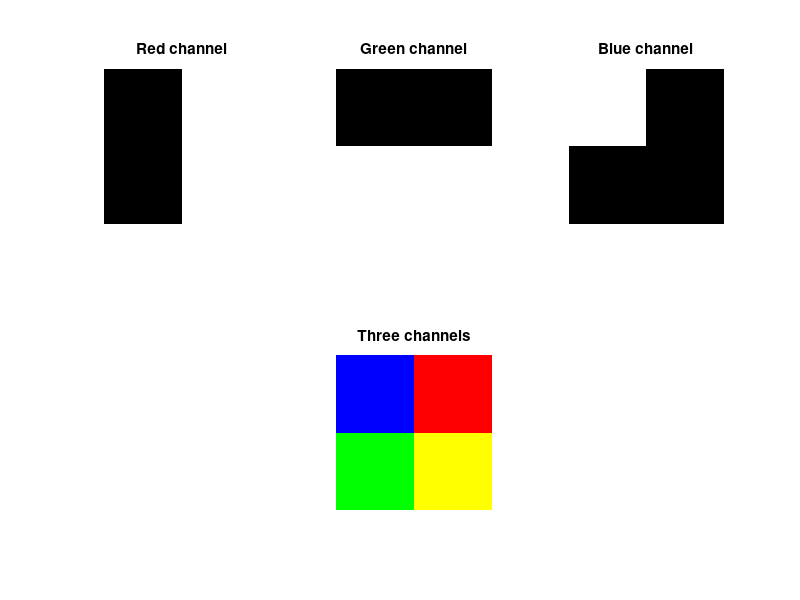

The MATLAB source for this figure: (Note: this script raises an error after producing the figure.)
function [  ] = ej16(  )
close all;
figure;

%section a
m1 = zeros(500, 500);
m1(:,251:end) = 255;
subplot(2,3,1), imshow(m1);
title('Red channel');
m2 = zeros(500,500);
m2(251:end,:) = 255;
subplot(2,3,2), imshow(m2);
title('Green channel');
m3 = zeros(500,500);
m3(1:250,1:250) = 255;
subplot(2,3,3), imshow(m3);
title('Blue channel');

%section b
m = cat(3, m1, m2, m3);
subplot(2,3,5), imshow(m);
title('Three channels');

%section c
imwrite(m, '3channels.jpg');

%section d
im = imread('altalena.png');

%section e
rm = im(:,:,1);
gm = im(:,:,2);
bm = im(:,:,3);

%section f
figure;
subplot(2,3,1), imshow(rm);
title('Red channel');
subplot(2,3,2), imshow(gm);
title('Green channel');
subplot(2,3,3), imshow(bm);
title('Blue channel');

%section g
o1 = cat(3, rm, gm, bm);
o2 = cat(3, bm, gm, rm);
o3 = cat(3, gm, rm, bm);
subplot(2,3,4), imshow(o1);
title('R,G,B');
subplot(2,3,5), imshow(o2);
title('B,G,R');
subplot(2,3,6), imshow(o3);
title('G,R,B');
end

